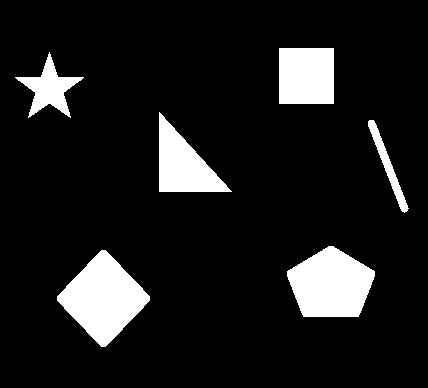
#> input picture data/images/shapes.png, 428 x 388 px
$ jupyter execute find_contours.ipynb
#> lines starting #> are read from the running program, lines starting #| are printed output that depends on the picture; after the words box and inside, x2 and y2 are one past the last pixel; in counts of white or black regions, pixels touching at a corner belong together
### In image processing, contours are used to detect and represent the boundaries of objects within an image. They are essentially curves that join continuous points along the edges of objects, sharing the same color or intensity. Contours are particularly useful in object detection, shape analysis, and image segmentation tasks.
>  By extracting contours, algorithms can identify and isolate objects, measure their properties (such as area, perimeter, or centroid), and even recognize shapes. Techniques like edge detection (e.g., using the Canny edge detector) are often employed to find these boundaries before contour extraction. Once detected, contours can be approximated, filtered, or used to create hierarchical representations, enabling advanced applications like motion tracking, object recognition, and computer vision tasks. OpenCV, a popular image processing library, provides robust tools for contour detection and manipulation, making it a key component in many computer vision pipelines.

<div style="display: grid; grid-template-columns: repeat(2, 1fr); gap: 10px;">
  <h1 style="color: green;">- Contours </h1>
  <h4 style="color: green;">1- Find contours <br/> 2- Draw contours
    </h4>

</div>
<div style="display: grid; grid-template-columns: repeat(2, 1fr); gap: 10px;">
  <h4 style="color:rgb(86, 143, 143) ;">- Amirreza zare <br/> - 3/7/2025 </h4>
</div>

[cell 1]
import numpy as np
import cv2
import matplotlib.pyplot as plt

img = cv2.imread('../data/images/shapes.png')
#> img is the input picture: shape (388, 428, 3); 10.8% white; 6 white regions, box (x1, y1, x2, y2) and area: (57, 250, 150, 347) 4917, (287, 246, 375, 317) 4524, (279, 48, 334, 104) 3080, (159, 112, 232, 192) 2960, (15, 52, 84, 118) 1616, (368, 120, 409, 213) 776
img = cv2.cvtColor(img, cv2.COLOR_BGR2GRAY)
#> img: shape (388, 428); 10.8% white; 6 white regions
_,thresh = cv2.threshold(img, 127 ,255 ,0)
contours , hierarchy  = cv2.findContours(thresh, cv2.RETR_TREE, cv2.CHAIN_APPROX_SIMPLE)
#> contours = 6 contours; box (x1, y1, x2, y2) and area: (57, 250, 150, 347) 4816, (287, 246, 375, 317) 4407, (279, 48, 334, 104) 2970, (159, 112, 232, 192) 2844, (15, 52, 84, 118) 1499, (368, 120, 409, 213) 680

[cell 2]
for c in contours:
    print(c.shape)
#> this loop made 6 passes
#> c on pass 6: [[279, 48], [279, 103], [333, 103], [333, 48]]
#| (24, 1, 2)
#| (134, 1, 2)
#| (146, 1, 2)
#| (17, 1, 2)
#| (117, 1, 2)
#| (4, 1, 2)

[cell 3]
bar_image = cv2.cvtColor(img , cv2.COLOR_GRAY2BGR)
cv2.polylines(bar_image , [contours[0]] , True,(0,0,255),5 )
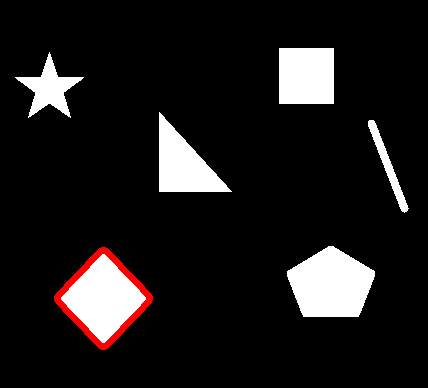
#> bar_image: shape (388, 428, 3); 1.04% of pixels changed, all inside (x1, y1, x2, y2) = (54, 247, 153, 350)
plt.imshow(bar_image[...,::-1])

[cell 4]
bar_image = cv2.cvtColor(img , cv2.COLOR_GRAY2BGR)
for c in contours:
    cv2.polylines(bar_image , [c] , True,(0,0,255),5 )
    plt.imshow(bar_image[...,::-1])
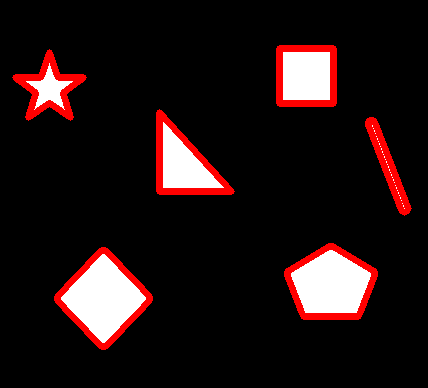
#> bar_image: shape (388, 428, 3); 5.73% of pixels changed, all inside (x1, y1, x2, y2) = (12, 45, 412, 350)
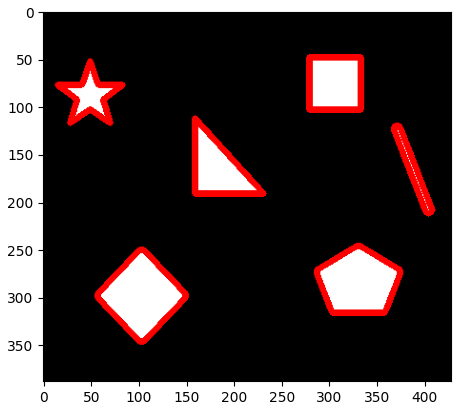
#> figure drawn by matplotlib, 1 panel

[cell 5]
import numpy as np
import cv2
import matplotlib.pyplot as plt

img = cv2.imread('../data/images/shapes.png')
img = cv2.cvtColor(img, cv2.COLOR_BGR2GRAY)
_,thresh = cv2.threshold(img, 127 ,255 ,0)
contours , hierarchy  = cv2.findContours(thresh, cv2.RETR_TREE, cv2.CHAIN_APPROX_SIMPLE)
bgr_img = cv2.cvtColor(img, cv2.COLOR_GRAY2BGR)
all_contours = cv2.drawContours(bgr_img, contours, -1, (0,255,0), 3)
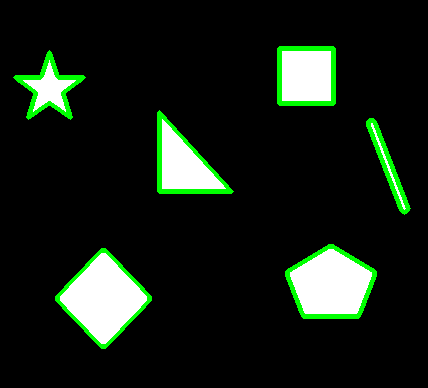
#> all_contours: shape (388, 428, 3); mean B, G, R 21.7, 31.5, 21.7
plt.imshow(all_contours)
